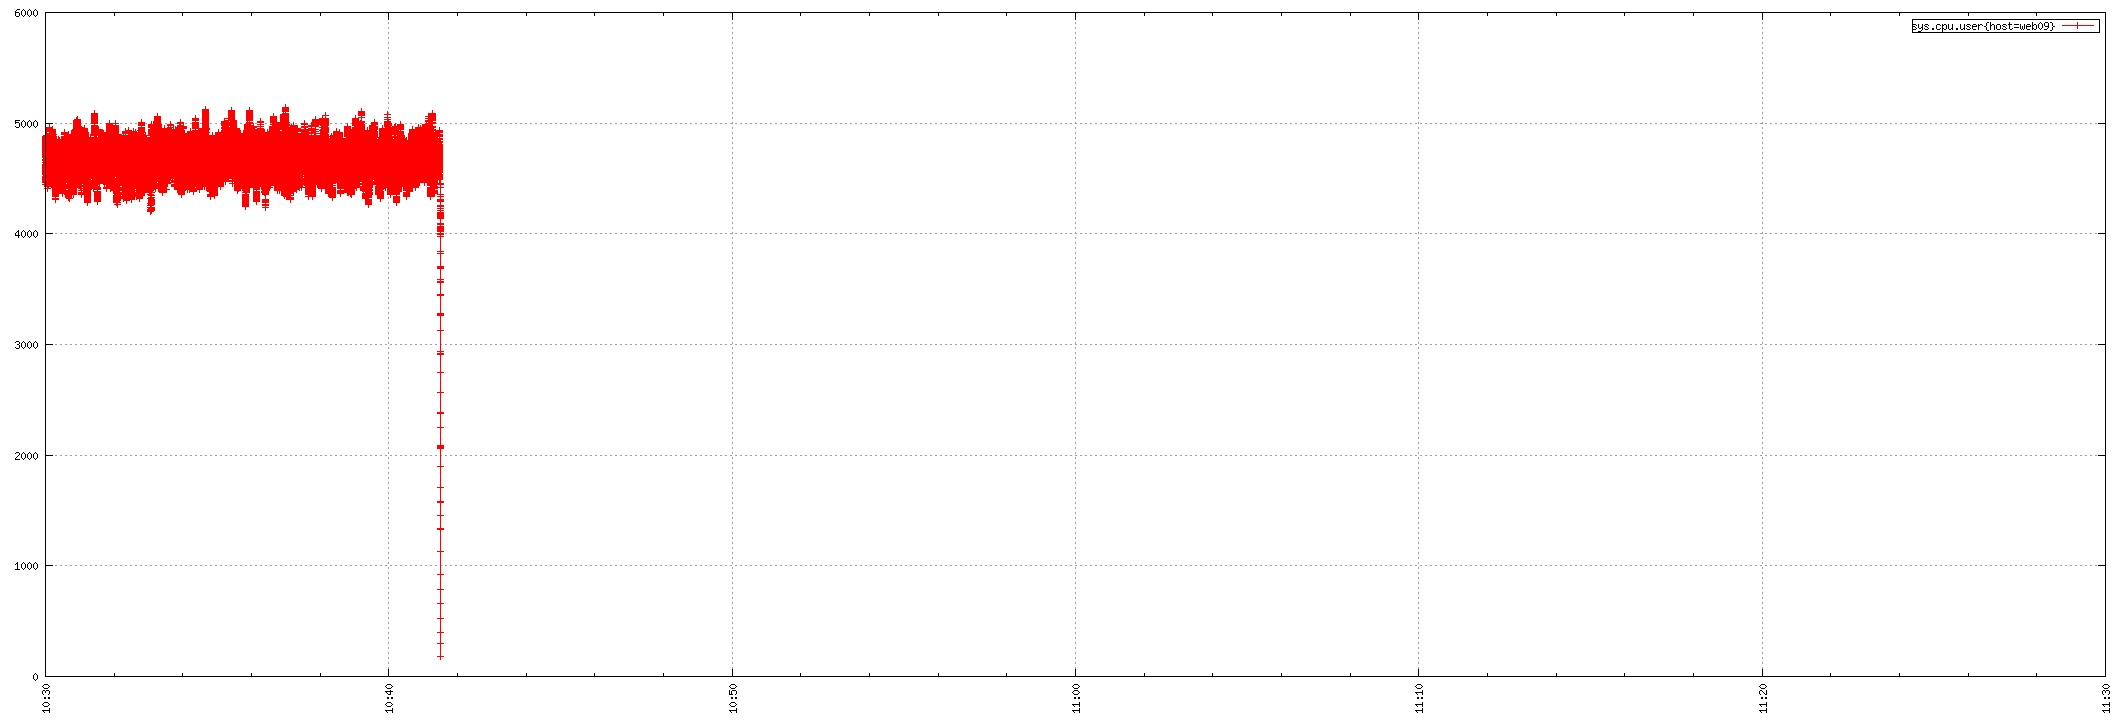

Reproduce this figure in gnuplot.
set term png small size 2124,720
set xdata time
set timefmt "%s"
if (GPVAL_VERSION < 4.6) set xtics rotate; else set xtics rotate right
set output "${TMPDIR-'tmp'}/tsd/1610adf6.png"
set xrange ["1673778600":"1673782200"]
set format x "%H:%M"
set grid
set style data linespoint
set key right box
set yrange [0:]
plot  "${TMPDIR-'tmp'}/tsd/1610adf6_0.dat" using 1:2 title "sys.cpu.user{host=web09}"
